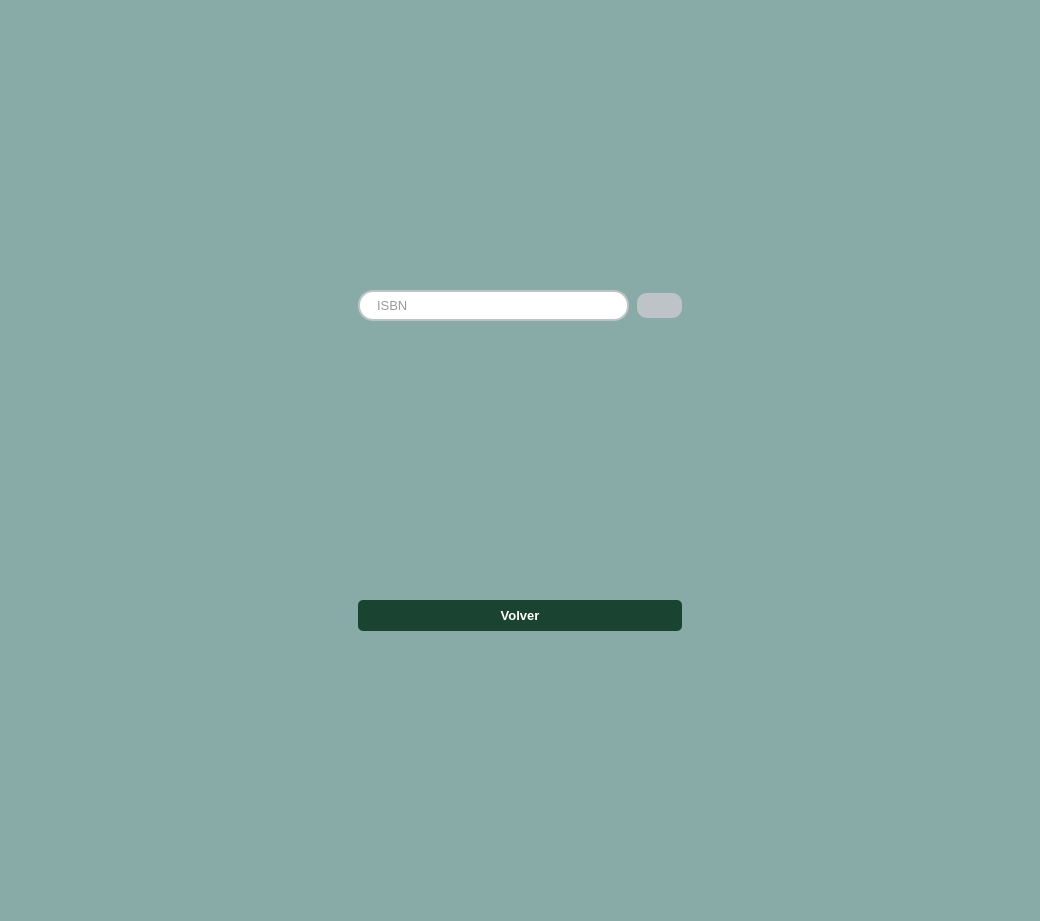
<?xml version="1.0" encoding="UTF-8"?>
<ui version="4.0">
 <class>Dialog</class>
 <widget class="QDialog" name="Dialog">
  <property name="geometry">
   <rect>
    <x>0</x>
    <y>0</y>
    <width>1040</width>
    <height>921</height>
   </rect>
  </property>
  <property name="sizePolicy">
   <sizepolicy hsizetype="Expanding" vsizetype="Expanding">
    <horstretch>0</horstretch>
    <verstretch>0</verstretch>
   </sizepolicy>
  </property>
  <property name="windowTitle">
   <string>Dialog</string>
  </property>
  <property name="styleSheet">
   <string notr="true">#Dialog {
    background-color: #89ABA7;
}

* {
    font-family: 'Segoe UI', Tahoma, Geneva, Verdana, sans-serif;
    font-size: 13px;
}

QFrame#frame_principal {
    background-color: white;
    border: 2px solid #e5e7eb; /* El borde que pediste */
    border-radius: 15px;       /* Esquinas redondeadas para el catálogo */
}
QTableWidget::item:selected {
    background-color: #dbeafe; /* Azul muy suave */
    color: #1e40af;            /* Texto azul oscuro */
}

QComboBox QAbstractItemView {
    background-color: white;
    selection-background-color: #1f2937; /* Color oscuro al seleccionar */
    selection-color: white;             /* Texto blanco para contrastar */
}

/* Mejora el aspecto general del buscador */
QLineEdit, QComboBox {
    border: 1px solid #ced4da;
    border-radius: 5px;
    padding: 5px;
    background-color: white;
    color: #333;
}

/* Redondear el buscador */
QLineEdit {
    border: 2px solid #bdc3c7;
    border-radius: 15px; /* Aquí está el redondeo */
    padding: 5px 15px;
    background: white;
    selection-background-color: #34495e;
}

QLabel {
    border: 2px solid #bdc3c7;
    border-radius: 15px; /* Aquí está el redondeo */
    background: white;
    selection-background-color: #34495e;
}
/* Redondear la tabla */
QTableWidget {
    border: 1px solid #d1d5db;
    border-radius: 10px; 
    gridline-color: #f3f4f6;
}
/* Estilo para las cabeceras de la tabla */
QHeaderView::section {
    background-color: #2c3e50;
    color: white;
    padding: 5px;
    border: none;
    font-weight: bold;
}

QPushButton#boton_buscar {
    background-color: #bdc3c7;
    color: white;
    border-radius: 10px;
    padding: 5px;
}

QPushButton#boton_buscar:hover {
    background-color: #d5dbdb;
}

QPushButton#boton_buscar:pressed {
    background-color: #7f8c8d;
}

QHeaderView::section:last {
    border-top-right-radius: 5px;
}

QHeaderView::section:first {
    border-top-left-radius: 5px;
}

QHeaderView::section {
    background-color: #1f2937; 
    color: #ffffff; /* Texto blanco */
    font-family: &quot;Segoe UI&quot;, Arial, sans-serif;
    font-size: 15px;
    font-weight: bold; /* Negrita */
    padding: 6px;
    border: none;
    border-right: 1px solid #374151; /* Una pequeña línea divisoria entre títulos */
}

</string>
  </property>
  <layout class="QHBoxLayout" name="horizontalLayout_5">
   <item>
    <layout class="QHBoxLayout" name="horizontalLayout_4"/>
   </item>
   <item>
    <layout class="QHBoxLayout" name="horizontalLayout_3">
     <item>
      <spacer name="horizontalSpacer">
       <property name="orientation">
        <enum>Qt::Horizontal</enum>
       </property>
       <property name="sizeHint" stdset="0">
        <size>
         <width>40</width>
         <height>20</height>
        </size>
       </property>
      </spacer>
     </item>
     <item>
      <layout class="QVBoxLayout" name="verticalLayout">
       <property name="spacing">
        <number>8</number>
       </property>
       <property name="leftMargin">
        <number>8</number>
       </property>
       <property name="topMargin">
        <number>8</number>
       </property>
       <property name="rightMargin">
        <number>8</number>
       </property>
       <property name="bottomMargin">
        <number>8</number>
       </property>
       <item>
        <layout class="QHBoxLayout" name="horizontalLayout_2">
         <item>
          <layout class="QHBoxLayout" name="horizontalLayout">
           <item>
            <widget class="QLineEdit" name="linea_busqueda">
             <property name="text">
              <string/>
             </property>
             <property name="placeholderText">
              <string>ISBN</string>
             </property>
            </widget>
           </item>
          </layout>
         </item>
         <item>
          <widget class="QPushButton" name="boton_buscar">
           <property name="text">
            <string/>
           </property>
           <property name="icon">
            <iconset>
             <normaloff>recursos/Lupa.png</normaloff>recursos/Lupa.png</iconset>
           </property>
           <property name="iconSize">
            <size>
             <width>25</width>
             <height>25</height>
            </size>
           </property>
          </widget>
         </item>
        </layout>
       </item>
       <item>
        <widget class="QPushButton" name="boton_volver">
         <property name="styleSheet">
          <string notr="true">QPushButton {
    background-color: #1B4332; 
    color: white; 
    border-radius: 5px;  
    padding: 8px;  
    font-weight: bold;
}

QPushButton:hover {
    background-color: #2D6A4F; 
}

QPushButton:pressed {
    background-color: #081C15;
}</string>
         </property>
         <property name="text">
          <string>Volver</string>
         </property>
        </widget>
       </item>
      </layout>
     </item>
     <item>
      <spacer name="horizontalSpacer_2">
       <property name="orientation">
        <enum>Qt::Horizontal</enum>
       </property>
       <property name="sizeHint" stdset="0">
        <size>
         <width>40</width>
         <height>20</height>
        </size>
       </property>
      </spacer>
     </item>
    </layout>
   </item>
  </layout>
 </widget>
 <resources/>
 <connections/>
</ui>
